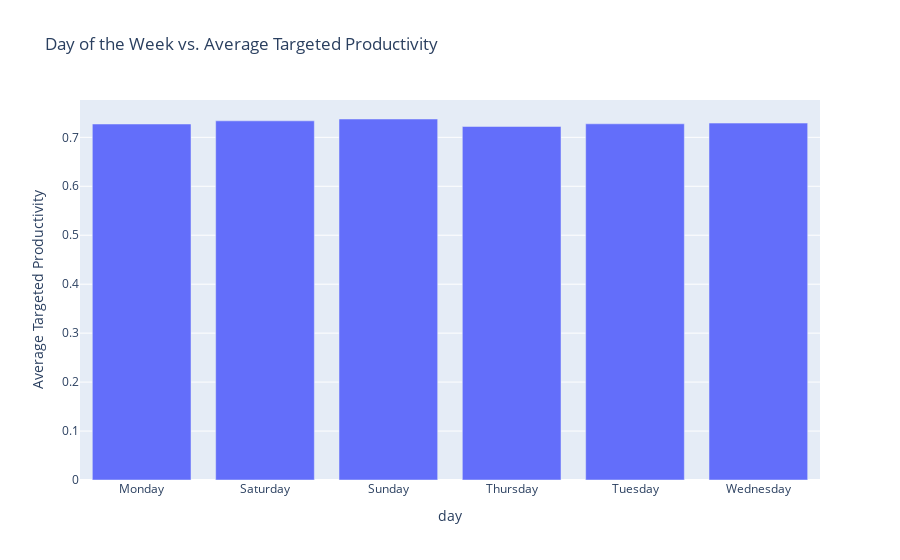

Write notebook code for a chart like this one.
### Code cell
day_avg_productivity = df.groupby("day")["targeted_productivity"].mean()

fig = px.bar(day_avg_productivity, x=day_avg_productivity.index, y=day_avg_productivity.values,
             labels={'x': 'Day of the Week', 'y': 'Average Targeted Productivity'},
             title='Day of the Week vs. Average Targeted Productivity')

fig.show()

### Figure 1 — Plotly figure (JSON) as saved in the notebook; plotly's stock layout.template omitted (floating-point values rounded to 4 significant figures)
{"data": [{"alignmentgroup": "True", "hovertemplate": "day=%{x}<br>Average Targeted Productivity=%{y}<extra></extra>", "legendgroup": "", "marker": {"color": "#636efa", "pattern": {"shape": ""}}, "name": "", "offsetgroup": "", "orientation": "v", "showlegend": false, "textposition": "auto", "type": "bar", "x": ["Monday", "Saturday", "Sunday", "Thursday", "Tuesday", "Wednesday"], "xaxis": "x", "y": [0.7272, 0.7337, 0.7374, 0.7222, 0.7276, 0.7291], "yaxis": "y"}], "layout": {"barmode": "relative", "legend": {"tracegroupgap": 0}, "title": {"text": "Day of the Week vs. Average Targeted Productivity"}, "xaxis": {"anchor": "y", "domain": [0, 1], "title": {"text": "day"}}, "yaxis": {"anchor": "x", "domain": [0, 1], "title": {"text": "Average Targeted Productivity"}}}}
